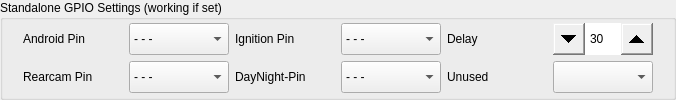
       <widget class="QGroupBox" name="groupBoxGPIO2">
        <property name="sizePolicy">
         <sizepolicy hsizetype="Expanding" vsizetype="Fixed">
          <horstretch>0</horstretch>
          <verstretch>0</verstretch>
         </sizepolicy>
        </property>
        <property name="title">
         <string>Standalone GPIO Settings (working if set)</string>
        </property>
        <layout class="QVBoxLayout" name="verticalLayout_28">
         <property name="spacing">
          <number>10</number>
         </property>
         <property name="topMargin">
          <number>0</number>
         </property>
         <property name="bottomMargin">
          <number>0</number>
         </property>
         <item>
          <widget class="QWidget" name="widget" native="true">
           <property name="sizePolicy">
            <sizepolicy hsizetype="Expanding" vsizetype="Fixed">
             <horstretch>0</horstretch>
             <verstretch>0</verstretch>
            </sizepolicy>
           </property>
           <layout class="QVBoxLayout" name="verticalLayout_29">
            <property name="topMargin">
             <number>2</number>
            </property>
            <property name="bottomMargin">
             <number>2</number>
            </property>
            <item>
             <layout class="QHBoxLayout" name="horizontalLayout_25">
              <item>
               <layout class="QFormLayout" name="androidpin">
                <item row="0" column="0">
                 <widget class="QLabel" name="labelAndroid">
                  <property name="sizePolicy">
                   <sizepolicy hsizetype="Fixed" vsizetype="Fixed">
                    <horstretch>0</horstretch>
                    <verstretch>0</verstretch>
                   </sizepolicy>
                  </property>
                  <property name="minimumSize">
                   <size>
                    <width>100</width>
                    <height>32</height>
                   </size>
                  </property>
                  <property name="maximumSize">
                   <size>
                    <width>16777215</width>
                    <height>32</height>
                   </size>
                  </property>
                  <property name="text">
                   <string>Android Pin</string>
                  </property>
                 </widget>
                </item>
                <item row="0" column="1">
                 <widget class="QComboBox" name="comboBoxAndroid">
                  <property name="sizePolicy">
                   <sizepolicy hsizetype="Fixed" vsizetype="Fixed">
                    <horstretch>0</horstretch>
                    <verstretch>0</verstretch>
                   </sizepolicy>
                  </property>
                  <property name="minimumSize">
                   <size>
                    <width>100</width>
                    <height>32</height>
                   </size>
                  </property>
                  <property name="maximumSize">
                   <size>
                    <width>16777215</width>
                    <height>32</height>
                   </size>
                  </property>
                  <property name="styleSheet">
                   <string notr="true">QScrollBar { 
	width: 40px;
	background-color: rgba(85, 87, 83, 0.7);
}</string>
                  </property>
                  <item>
                   <property name="text">
                    <string>- - -</string>
                   </property>
                  </item>
                  <item>
                   <property name="text">
                    <string>1</string>
                   </property>
                  </item>
                  <item>
                   <property name="text">
                    <string>2</string>
                   </property>
                  </item>
                  <item>
                   <property name="text">
                    <string>3</string>
                   </property>
                  </item>
                  <item>
                   <property name="text">
                    <string>4</string>
                   </property>
                  </item>
                  <item>
                   <property name="text">
                    <string>5</string>
                   </property>
                  </item>
                  <item>
                   <property name="text">
                    <string>6</string>
                   </property>
                  </item>
                  <item>
                   <property name="text">
                    <string>7</string>
                   </property>
                  </item>
                  <item>
                   <property name="text">
                    <string>8</string>
                   </property>
                  </item>
                  <item>
                   <property name="text">
                    <string>9</string>
                   </property>
                  </item>
                  <item>
                   <property name="text">
                    <string>10</string>
                   </property>
                  </item>
                  <item>
                   <property name="text">
                    <string>11</string>
                   </property>
                  </item>
                  <item>
                   <property name="text">
                    <string>12</string>
                   </property>
                  </item>
                  <item>
                   <property name="text">
                    <string>13</string>
                   </property>
                  </item>
                  <item>
                   <property name="text">
                    <string>14</string>
                   </property>
                  </item>
                  <item>
                   <property name="text">
                    <string>15</string>
                   </property>
                  </item>
                  <item>
                   <property name="text">
                    <string>16</string>
                   </property>
                  </item>
                  <item>
                   <property name="text">
                    <string>17</string>
                   </property>
                  </item>
                  <item>
                   <property name="text">
                    <string>18</string>
                   </property>
                  </item>
                  <item>
                   <property name="text">
                    <string>19</string>
                   </property>
                  </item>
                  <item>
                   <property name="text">
                    <string>20</string>
                   </property>
                  </item>
                  <item>
                   <property name="text">
                    <string>21</string>
                   </property>
                  </item>
                  <item>
                   <property name="text">
                    <string>22</string>
                   </property>
                  </item>
                  <item>
                   <property name="text">
                    <string>23</string>
                   </property>
                  </item>
                  <item>
                   <property name="text">
                    <string>24</string>
                   </property>
                  </item>
                  <item>
                   <property name="text">
                    <string>25</string>
                   </property>
                  </item>
                  <item>
                   <property name="text">
                    <string>26</string>
                   </property>
                  </item>
                 </widget>
                </item>
               </layout>
              </item>
              <item>
               <layout class="QFormLayout" name="ignitionpin">
                <item row="0" column="0">
                 <widget class="QLabel" name="labelGPIOShutdown">
                  <property name="sizePolicy">
                   <sizepolicy hsizetype="Fixed" vsizetype="Fixed">
                    <horstretch>0</horstretch>
                    <verstretch>0</verstretch>
                   </sizepolicy>
                  </property>
                  <property name="minimumSize">
                   <size>
                    <width>100</width>
                    <height>32</height>
                   </size>
                  </property>
                  <property name="maximumSize">
                   <size>
                    <width>16777215</width>
                    <height>32</height>
                   </size>
                  </property>
                  <property name="text">
                   <string>Ignition Pin</string>
                  </property>
                 </widget>
                </item>
                <item row="0" column="1">
                 <widget class="QComboBox" name="comboBoxGPIOShutdown">
                  <property name="sizePolicy">
                   <sizepolicy hsizetype="Fixed" vsizetype="Fixed">
                    <horstretch>0</horstretch>
                    <verstretch>0</verstretch>
                   </sizepolicy>
                  </property>
                  <property name="minimumSize">
                   <size>
                    <width>100</width>
                    <height>32</height>
                   </size>
                  </property>
                  <property name="maximumSize">
                   <size>
                    <width>16777215</width>
                    <height>32</height>
                   </size>
                  </property>
                  <property name="styleSheet">
                   <string notr="true">QScrollBar { 
	width: 40px;
	background-color: rgba(85, 87, 83, 0.7);
}</string>
                  </property>
                  <item>
                   <property name="text">
                    <string>- - -</string>
                   </property>
                  </item>
                  <item>
                   <property name="text">
                    <string>1</string>
                   </property>
                  </item>
                  <item>
                   <property name="text">
                    <string>2</string>
                   </property>
                  </item>
                  <item>
                   <property name="text">
                    <string>3</string>
                   </property>
                  </item>
                  <item>
                   <property name="text">
                    <string>4</string>
                   </property>
                  </item>
                  <item>
                   <property name="text">
                    <string>5</string>
                   </property>
                  </item>
                  <item>
                   <property name="text">
                    <string>6</string>
                   </property>
                  </item>
                  <item>
                   <property name="text">
                    <string>7</string>
                   </property>
                  </item>
                  <item>
                   <property name="text">
                    <string>8</string>
                   </property>
                  </item>
                  <item>
                   <property name="text">
                    <string>9</string>
                   </property>
                  </item>
                  <item>
                   <property name="text">
                    <string>10</string>
                   </property>
                  </item>
                  <item>
                   <property name="text">
                    <string>11</string>
                   </property>
                  </item>
                  <item>
                   <property name="text">
                    <string>12</string>
                   </property>
                  </item>
                  <item>
                   <property name="text">
                    <string>13</string>
                   </property>
                  </item>
                  <item>
                   <property name="text">
                    <string>14</string>
                   </property>
                  </item>
                  <item>
                   <property name="text">
                    <string>15</string>
                   </property>
                  </item>
                  <item>
                   <property name="text">
                    <string>16</string>
                   </property>
                  </item>
                  <item>
                   <property name="text">
                    <string>17</string>
                   </property>
                  </item>
                  <item>
                   <property name="text">
                    <string>18</string>
                   </property>
                  </item>
                  <item>
                   <property name="text">
                    <string>19</string>
                   </property>
                  </item>
                  <item>
                   <property name="text">
                    <string>20</string>
                   </property>
                  </item>
                  <item>
                   <property name="text">
                    <string>21</string>
                   </property>
                  </item>
                  <item>
                   <property name="text">
                    <string>22</string>
                   </property>
                  </item>
                  <item>
                   <property name="text">
                    <string>23</string>
                   </property>
                  </item>
                  <item>
                   <property name="text">
                    <string>24</string>
                   </property>
                  </item>
                  <item>
                   <property name="text">
                    <string>25</string>
                   </property>
                  </item>
                  <item>
                   <property name="text">
                    <string>26</string>
                   </property>
                  </item>
                 </widget>
                </item>
               </layout>
              </item>
              <item>
               <layout class="QFormLayout" name="delay">
                <item row="0" column="0">
                 <widget class="QLabel" name="labelGPIOShutdownDelay">
                  <property name="sizePolicy">
                   <sizepolicy hsizetype="Fixed" vsizetype="Fixed">
                    <horstretch>0</horstretch>
                    <verstretch>0</verstretch>
                   </sizepolicy>
                  </property>
                  <property name="minimumSize">
                   <size>
                    <width>100</width>
                    <height>32</height>
                   </size>
                  </property>
                  <property name="maximumSize">
                   <size>
                    <width>16777215</width>
                    <height>32</height>
                   </size>
                  </property>
                  <property name="text">
                   <string>Delay</string>
                  </property>
                 </widget>
                </item>
                <item row="0" column="1">
                 <widget class="QSpinBox" name="spinBoxGPIOShutdownDelay">
                  <property name="sizePolicy">
                   <sizepolicy hsizetype="Fixed" vsizetype="Fixed">
                    <horstretch>0</horstretch>
                    <verstretch>0</verstretch>
                   </sizepolicy>
                  </property>
                  <property name="minimumSize">
                   <size>
                    <width>100</width>
                    <height>32</height>
                   </size>
                  </property>
                  <property name="styleSheet">
                   <string notr="true">QSpinBox::up-button { width: 32px; height: 32px;
subcontrol-origin: margin;
subcontrol-position: center right;
}
QSpinBox::down-button { width: 32px; height: 32px; 
subcontrol-origin: margin;
subcontrol-position: center left;
}</string>
                  </property>
                  <property name="minimum">
                   <number>5</number>
                  </property>
                  <property name="maximum">
                   <number>600</number>
                  </property>
                  <property name="value">
                   <number>30</number>
                  </property>
                 </widget>
                </item>
               </layout>
              </item>
             </layout>
            </item>
            <item>
             <layout class="QHBoxLayout" name="horizontalLayout_26">
              <item>
               <layout class="QFormLayout" name="rearcampin">
                <item row="0" column="0">
                 <widget class="QLabel" name="labelRearcam">
                  <property name="sizePolicy">
                   <sizepolicy hsizetype="Fixed" vsizetype="Fixed">
                    <horstretch>0</horstretch>
                    <verstretch>0</verstretch>
                   </sizepolicy>
                  </property>
                  <property name="minimumSize">
                   <size>
                    <width>100</width>
                    <height>32</height>
                   </size>
                  </property>
                  <property name="maximumSize">
                   <size>
                    <width>16777215</width>
                    <height>32</height>
                   </size>
                  </property>
                  <property name="text">
                   <string>Rearcam Pin</string>
                  </property>
                 </widget>
                </item>
                <item row="0" column="1">
                 <widget class="QComboBox" name="comboBoxRearcam">
                  <property name="sizePolicy">
                   <sizepolicy hsizetype="Fixed" vsizetype="Fixed">
                    <horstretch>0</horstretch>
                    <verstretch>0</verstretch>
                   </sizepolicy>
                  </property>
                  <property name="minimumSize">
                   <size>
                    <width>100</width>
                    <height>32</height>
                   </size>
                  </property>
                  <property name="maximumSize">
                   <size>
                    <width>16777215</width>
                    <height>32</height>
                   </size>
                  </property>
                  <property name="styleSheet">
                   <string notr="true">QScrollBar { 
	width: 40px;
	background-color: rgba(85, 87, 83, 0.7);
}</string>
                  </property>
                  <item>
                   <property name="text">
                    <string>- - -</string>
                   </property>
                  </item>
                  <item>
                   <property name="text">
                    <string>1</string>
                   </property>
                  </item>
                  <item>
                   <property name="text">
                    <string>2</string>
                   </property>
                  </item>
                  <item>
                   <property name="text">
                    <string>3</string>
                   </property>
                  </item>
                  <item>
                   <property name="text">
                    <string>4</string>
                   </property>
                  </item>
                  <item>
                   <property name="text">
                    <string>5</string>
                   </property>
                  </item>
                  <item>
                   <property name="text">
                    <string>6</string>
                   </property>
                  </item>
                  <item>
                   <property name="text">
                    <string>7</string>
                   </property>
                  </item>
                  <item>
                   <property name="text">
                    <string>8</string>
                   </property>
                  </item>
                  <item>
                   <property name="text">
                    <string>9</string>
                   </property>
                  </item>
                  <item>
                   <property name="text">
                    <string>10</string>
                   </property>
                  </item>
                  <item>
                   <property name="text">
                    <string>11</string>
                   </property>
                  </item>
                  <item>
                   <property name="text">
                    <string>12</string>
                   </property>
                  </item>
                  <item>
                   <property name="text">
                    <string>13</string>
                   </property>
                  </item>
                  <item>
                   <property name="text">
                    <string>14</string>
                   </property>
                  </item>
                  <item>
                   <property name="text">
                    <string>15</string>
                   </property>
                  </item>
                  <item>
                   <property name="text">
                    <string>16</string>
                   </property>
                  </item>
                  <item>
                   <property name="text">
                    <string>17</string>
                   </property>
                  </item>
                  <item>
                   <property name="text">
                    <string>18</string>
                   </property>
                  </item>
                  <item>
                   <property name="text">
                    <string>19</string>
                   </property>
                  </item>
                  <item>
                   <property name="text">
                    <string>20</string>
                   </property>
                  </item>
                  <item>
                   <property name="text">
                    <string>21</string>
                   </property>
                  </item>
                  <item>
                   <property name="text">
                    <string>22</string>
                   </property>
                  </item>
                  <item>
                   <property name="text">
                    <string>23</string>
                   </property>
                  </item>
                  <item>
                   <property name="text">
                    <string>24</string>
                   </property>
                  </item>
                  <item>
                   <property name="text">
                    <string>25</string>
                   </property>
                  </item>
                  <item>
                   <property name="text">
                    <string>26</string>
                   </property>
                  </item>
                 </widget>
                </item>
               </layout>
              </item>
              <item>
               <layout class="QFormLayout" name="daynightpin">
                <item row="0" column="0">
                 <widget class="QLabel" name="label_16">
                  <property name="sizePolicy">
                   <sizepolicy hsizetype="Fixed" vsizetype="Fixed">
                    <horstretch>0</horstretch>
                    <verstretch>0</verstretch>
                   </sizepolicy>
                  </property>
                  <property name="minimumSize">
                   <size>
                    <width>100</width>
                    <height>32</height>
                   </size>
                  </property>
                  <property name="maximumSize">
                   <size>
                    <width>100</width>
                    <height>32</height>
                   </size>
                  </property>
                  <property name="text">
                   <string>DayNight-Pin</string>
                  </property>
                 </widget>
                </item>
                <item row="0" column="1">
                 <widget class="QComboBox" name="comboBoxDayNight">
                  <property name="sizePolicy">
                   <sizepolicy hsizetype="Fixed" vsizetype="Fixed">
                    <horstretch>0</horstretch>
                    <verstretch>0</verstretch>
                   </sizepolicy>
                  </property>
                  <property name="minimumSize">
                   <size>
                    <width>100</width>
                    <height>32</height>
                   </size>
                  </property>
                  <property name="maximumSize">
                   <size>
                    <width>16777215</width>
                    <height>32</height>
                   </size>
                  </property>
                  <property name="styleSheet">
                   <string notr="true">QScrollBar { 
	width: 40px;
	background-color: rgba(85, 87, 83, 0.7);
}</string>
                  </property>
                  <item>
                   <property name="text">
                    <string>- - -</string>
                   </property>
                  </item>
                  <item>
                   <property name="text">
                    <string>1</string>
                   </property>
                  </item>
                  <item>
                   <property name="text">
                    <string>2</string>
                   </property>
                  </item>
                  <item>
                   <property name="text">
                    <string>3</string>
                   </property>
                  </item>
                  <item>
                   <property name="text">
                    <string>4</string>
                   </property>
                  </item>
                  <item>
                   <property name="text">
                    <string>5</string>
                   </property>
                  </item>
                  <item>
                   <property name="text">
                    <string>6</string>
                   </property>
                  </item>
                  <item>
                   <property name="text">
                    <string>7</string>
                   </property>
                  </item>
                  <item>
                   <property name="text">
                    <string>8</string>
                   </property>
                  </item>
                  <item>
                   <property name="text">
                    <string>9</string>
                   </property>
                  </item>
                  <item>
                   <property name="text">
                    <string>10</string>
                   </property>
                  </item>
                  <item>
                   <property name="text">
                    <string>11</string>
                   </property>
                  </item>
                  <item>
                   <property name="text">
                    <string>12</string>
                   </property>
                  </item>
                  <item>
                   <property name="text">
                    <string>13</string>
                   </property>
                  </item>
                  <item>
                   <property name="text">
                    <string>14</string>
                   </property>
                  </item>
                  <item>
                   <property name="text">
                    <string>15</string>
                   </property>
                  </item>
                  <item>
                   <property name="text">
                    <string>16</string>
                   </property>
                  </item>
                  <item>
                   <property name="text">
                    <string>17</string>
                   </property>
                  </item>
                  <item>
                   <property name="text">
                    <string>18</string>
                   </property>
                  </item>
                  <item>
                   <property name="text">
                    <string>19</string>
                   </property>
                  </item>
                  <item>
                   <property name="text">
                    <string>20</string>
                   </property>
                  </item>
                  <item>
                   <property name="text">
                    <string>21</string>
                   </property>
                  </item>
                  <item>
                   <property name="text">
                    <string>22</string>
                   </property>
                  </item>
                  <item>
                   <property name="text">
                    <string>23</string>
                   </property>
                  </item>
                  <item>
                   <property name="text">
                    <string>24</string>
                   </property>
                  </item>
                  <item>
                   <property name="text">
                    <string>25</string>
                   </property>
                  </item>
                  <item>
                   <property name="text">
                    <string>26</string>
                   </property>
                  </item>
                 </widget>
                </item>
               </layout>
              </item>
              <item>
               <layout class="QFormLayout" name="formLayout_6">
                <item row="0" column="0">
                 <widget class="QLabel" name="label_17">
                  <property name="sizePolicy">
                   <sizepolicy hsizetype="Fixed" vsizetype="Fixed">
                    <horstretch>0</horstretch>
                    <verstretch>0</verstretch>
                   </sizepolicy>
                  </property>
                  <property name="minimumSize">
                   <size>
                    <width>100</width>
                    <height>32</height>
                   </size>
                  </property>
                  <property name="maximumSize">
                   <size>
                    <width>100</width>
                    <height>32</height>
                   </size>
                  </property>
                  <property name="text">
                   <string>Unused</string>
                  </property>
                 </widget>
                </item>
                <item row="0" column="1">
                 <widget class="QComboBox" name="comboBox">
                  <property name="sizePolicy">
                   <sizepolicy hsizetype="Fixed" vsizetype="Fixed">
                    <horstretch>0</horstretch>
                    <verstretch>0</verstretch>
                   </sizepolicy>
                  </property>
                  <property name="minimumSize">
                   <size>
                    <width>100</width>
                    <height>32</height>
                   </size>
                  </property>
                  <property name="maximumSize">
                   <size>
                    <width>100</width>
                    <height>32</height>
                   </size>
                  </property>
                  <property name="styleSheet">
                   <string notr="true">QScrollBar { 
	width: 40px;
	background-color: rgba(85, 87, 83, 0.7);
}</string>
                  </property>
                 </widget>
                </item>
               </layout>
              </item>
             </layout>
            </item>
           </layout>
          </widget>
         </item>
        </layout>
       </widget>
